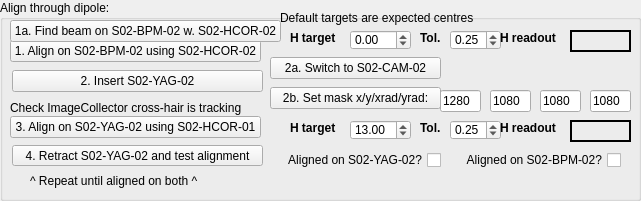
           <widget class="QGroupBox" name="groupBox_4">
            <property name="geometry">
             <rect>
              <x>10</x>
              <y>120</y>
              <width>641</width>
              <height>201</height>
             </rect>
            </property>
            <property name="font">
             <font>
              <weight>50</weight>
              <italic>false</italic>
              <bold>false</bold>
             </font>
            </property>
            <property name="title">
             <string>Align through dipole:</string>
            </property>
            <widget class="QPushButton" name="pushButton_Align_1">
             <property name="geometry">
              <rect>
               <x>10</x>
               <y>40</y>
               <width>251</width>
               <height>22</height>
              </rect>
             </property>
             <property name="text">
              <string>1. Align on S02-BPM-02 using S02-HCOR-02</string>
             </property>
             <property name="checked">
              <bool>false</bool>
             </property>
            </widget>
            <widget class="QPushButton" name="pushButton_Align_4">
             <property name="geometry">
              <rect>
               <x>12</x>
               <y>145</y>
               <width>251</width>
               <height>21</height>
              </rect>
             </property>
             <property name="text">
              <string>4. Retract S02-YAG-02 and test alignment</string>
             </property>
             <property name="checked">
              <bool>false</bool>
             </property>
            </widget>
            <widget class="QPushButton" name="pushButton_Align_2">
             <property name="geometry">
              <rect>
               <x>12</x>
               <y>70</y>
               <width>251</width>
               <height>22</height>
              </rect>
             </property>
             <property name="text">
              <string>2. Insert S02-YAG-02</string>
             </property>
             <property name="checked">
              <bool>false</bool>
             </property>
            </widget>
            <widget class="QLabel" name="label_4">
             <property name="geometry">
              <rect>
               <x>30</x>
               <y>173</y>
               <width>201</width>
               <height>16</height>
              </rect>
             </property>
             <property name="text">
              <string>^ Repeat until aligned on both ^</string>
             </property>
            </widget>
            <widget class="QPushButton" name="pushButton_Align_3">
             <property name="geometry">
              <rect>
               <x>10</x>
               <y>116</y>
               <width>251</width>
               <height>22</height>
              </rect>
             </property>
             <property name="text">
              <string>3. Align on S02-YAG-02 using S02-HCOR-01</string>
             </property>
             <property name="checked">
              <bool>false</bool>
             </property>
            </widget>
            <widget class="QPushButton" name="pushButton_Align_2_A">
             <property name="geometry">
              <rect>
               <x>270</x>
               <y>57</y>
               <width>171</width>
               <height>22</height>
              </rect>
             </property>
             <property name="sizePolicy">
              <sizepolicy hsizetype="Minimum" vsizetype="Fixed">
               <horstretch>0</horstretch>
               <verstretch>0</verstretch>
              </sizepolicy>
             </property>
             <property name="minimumSize">
              <size>
               <width>140</width>
               <height>0</height>
              </size>
             </property>
             <property name="maximumSize">
              <size>
               <width>371</width>
               <height>16777215</height>
              </size>
             </property>
             <property name="text">
              <string>2a. Switch to S02-CAM-02</string>
             </property>
             <property name="checked">
              <bool>false</bool>
             </property>
            </widget>
            <widget class="QPushButton" name="pushButton_Align_2_B">
             <property name="geometry">
              <rect>
               <x>270</x>
               <y>87</y>
               <width>171</width>
               <height>22</height>
              </rect>
             </property>
             <property name="sizePolicy">
              <sizepolicy hsizetype="Minimum" vsizetype="Fixed">
               <horstretch>0</horstretch>
               <verstretch>0</verstretch>
              </sizepolicy>
             </property>
             <property name="minimumSize">
              <size>
               <width>0</width>
               <height>0</height>
              </size>
             </property>
             <property name="maximumSize">
              <size>
               <width>371</width>
               <height>16777215</height>
              </size>
             </property>
             <property name="text">
              <string>2b. Set mask x/y/xrad/yrad:</string>
             </property>
             <property name="checked">
              <bool>false</bool>
             </property>
            </widget>
            <widget class="QDoubleSpinBox" name="doubleSpinBox_x_1">
             <property name="geometry">
              <rect>
               <x>350</x>
               <y>30</y>
               <width>61</width>
               <height>20</height>
              </rect>
             </property>
             <property name="minimum">
              <double>-100.000000000000000</double>
             </property>
             <property name="maximum">
              <double>100.000000000000000</double>
             </property>
             <property name="singleStep">
              <double>0.100000000000000</double>
             </property>
            </widget>
            <widget class="QLabel" name="label_12">
             <property name="geometry">
              <rect>
               <x>420</x>
               <y>30</y>
               <width>31</width>
               <height>16</height>
              </rect>
             </property>
             <property name="font">
              <font>
               <weight>75</weight>
               <bold>true</bold>
              </font>
             </property>
             <property name="text">
              <string>Tol.</string>
             </property>
            </widget>
            <widget class="QLabel" name="label_13">
             <property name="geometry">
              <rect>
               <x>290</x>
               <y>30</y>
               <width>61</width>
               <height>16</height>
              </rect>
             </property>
             <property name="font">
              <font>
               <weight>75</weight>
               <bold>true</bold>
              </font>
             </property>
             <property name="text">
              <string>H target</string>
             </property>
            </widget>
            <widget class="QDoubleSpinBox" name="doubleSpinBox_tol_1">
             <property name="geometry">
              <rect>
               <x>450</x>
               <y>30</y>
               <width>51</width>
               <height>20</height>
              </rect>
             </property>
             <property name="singleStep">
              <double>0.100000000000000</double>
             </property>
             <property name="value">
              <double>0.250000000000000</double>
             </property>
            </widget>
            <widget class="QDoubleSpinBox" name="doubleSpinBox_x_2">
             <property name="geometry">
              <rect>
               <x>350</x>
               <y>120</y>
               <width>61</width>
               <height>20</height>
              </rect>
             </property>
             <property name="minimum">
              <double>-100.000000000000000</double>
             </property>
             <property name="maximum">
              <double>100.000000000000000</double>
             </property>
             <property name="singleStep">
              <double>0.100000000000000</double>
             </property>
             <property name="value">
              <double>13.000000000000000</double>
             </property>
            </widget>
            <widget class="QLabel" name="label_14">
             <property name="geometry">
              <rect>
               <x>290</x>
               <y>120</y>
               <width>61</width>
               <height>16</height>
              </rect>
             </property>
             <property name="font">
              <font>
               <weight>75</weight>
               <bold>true</bold>
              </font>
             </property>
             <property name="text">
              <string>H target</string>
             </property>
            </widget>
            <widget class="QDoubleSpinBox" name="doubleSpinBox_tol_2">
             <property name="geometry">
              <rect>
               <x>450</x>
               <y>120</y>
               <width>51</width>
               <height>20</height>
              </rect>
             </property>
             <property name="singleStep">
              <double>0.100000000000000</double>
             </property>
             <property name="value">
              <double>0.250000000000000</double>
             </property>
            </widget>
            <widget class="QLabel" name="label_15">
             <property name="geometry">
              <rect>
               <x>420</x>
               <y>120</y>
               <width>31</width>
               <height>16</height>
              </rect>
             </property>
             <property name="font">
              <font>
               <weight>75</weight>
               <bold>true</bold>
              </font>
             </property>
             <property name="text">
              <string>Tol.</string>
             </property>
            </widget>
            <widget class="QLabel" name="label_16">
             <property name="geometry">
              <rect>
               <x>500</x>
               <y>30</y>
               <width>71</width>
               <height>16</height>
              </rect>
             </property>
             <property name="font">
              <font>
               <weight>75</weight>
               <bold>true</bold>
              </font>
             </property>
             <property name="text">
              <string>H readout</string>
             </property>
            </widget>
            <widget class="QLabel" name="label_H_1">
             <property name="geometry">
              <rect>
               <x>570</x>
               <y>30</y>
               <width>61</width>
               <height>22</height>
              </rect>
             </property>
             <property name="layoutDirection">
              <enum>Qt::LeftToRight</enum>
             </property>
             <property name="frameShape">
              <enum>QFrame::WinPanel</enum>
             </property>
             <property name="text">
              <string/>
             </property>
             <property name="alignment">
              <set>Qt::AlignLeading|Qt::AlignLeft|Qt::AlignVCenter</set>
             </property>
            </widget>
            <widget class="QLabel" name="label_H_2">
             <property name="geometry">
              <rect>
               <x>570</x>
               <y>120</y>
               <width>61</width>
               <height>22</height>
              </rect>
             </property>
             <property name="layoutDirection">
              <enum>Qt::LeftToRight</enum>
             </property>
             <property name="frameShape">
              <enum>QFrame::WinPanel</enum>
             </property>
             <property name="text">
              <string/>
             </property>
             <property name="alignment">
              <set>Qt::AlignLeading|Qt::AlignLeft|Qt::AlignVCenter</set>
             </property>
            </widget>
            <widget class="QLineEdit" name="lineEdit_maskX">
             <property name="geometry">
              <rect>
               <x>440</x>
               <y>90</y>
               <width>41</width>
               <height>22</height>
              </rect>
             </property>
             <property name="sizePolicy">
              <sizepolicy hsizetype="Preferred" vsizetype="Fixed">
               <horstretch>0</horstretch>
               <verstretch>0</verstretch>
              </sizepolicy>
             </property>
             <property name="text">
              <string>1280</string>
             </property>
            </widget>
            <widget class="QLineEdit" name="lineEdit_maskY">
             <property name="geometry">
              <rect>
               <x>490</x>
               <y>90</y>
               <width>41</width>
               <height>22</height>
              </rect>
             </property>
             <property name="sizePolicy">
              <sizepolicy hsizetype="Preferred" vsizetype="Fixed">
               <horstretch>0</horstretch>
               <verstretch>0</verstretch>
              </sizepolicy>
             </property>
             <property name="text">
              <string>1080</string>
             </property>
            </widget>
            <widget class="QLineEdit" name="lineEdit_maskXRad">
             <property name="geometry">
              <rect>
               <x>540</x>
               <y>90</y>
               <width>41</width>
               <height>22</height>
              </rect>
             </property>
             <property name="sizePolicy">
              <sizepolicy hsizetype="Preferred" vsizetype="Fixed">
               <horstretch>0</horstretch>
               <verstretch>0</verstretch>
              </sizepolicy>
             </property>
             <property name="text">
              <string>1080</string>
             </property>
            </widget>
            <widget class="QLineEdit" name="lineEdit_maskYRad">
             <property name="geometry">
              <rect>
               <x>590</x>
               <y>90</y>
               <width>41</width>
               <height>22</height>
              </rect>
             </property>
             <property name="sizePolicy">
              <sizepolicy hsizetype="Preferred" vsizetype="Fixed">
               <horstretch>0</horstretch>
               <verstretch>0</verstretch>
              </sizepolicy>
             </property>
             <property name="text">
              <string>1080</string>
             </property>
            </widget>
            <widget class="QLabel" name="label_17">
             <property name="geometry">
              <rect>
               <x>500</x>
               <y>120</y>
               <width>71</width>
               <height>16</height>
              </rect>
             </property>
             <property name="font">
              <font>
               <weight>75</weight>
               <bold>true</bold>
              </font>
             </property>
             <property name="text">
              <string>H readout</string>
             </property>
            </widget>
            <widget class="QLabel" name="label_5">
             <property name="geometry">
              <rect>
               <x>280</x>
               <y>10</y>
               <width>231</width>
               <height>16</height>
              </rect>
             </property>
             <property name="text">
              <string>Default targets are expected centres</string>
             </property>
            </widget>
            <widget class="QLabel" name="label_24">
             <property name="geometry">
              <rect>
               <x>10</x>
               <y>100</y>
               <width>261</width>
               <height>16</height>
              </rect>
             </property>
             <property name="text">
              <string>Check ImageCollector cross-hair is tracking</string>
             </property>
            </widget>
            <widget class="QCheckBox" name="checkBox">
             <property name="geometry">
              <rect>
               <x>270</x>
               <y>150</y>
               <width>171</width>
               <height>20</height>
              </rect>
             </property>
             <property name="layoutDirection">
              <enum>Qt::RightToLeft</enum>
             </property>
             <property name="text">
              <string>Aligned on S02-YAG-02?</string>
             </property>
            </widget>
            <widget class="QCheckBox" name="checkBox_2">
             <property name="geometry">
              <rect>
               <x>450</x>
               <y>150</y>
               <width>171</width>
               <height>20</height>
              </rect>
             </property>
             <property name="layoutDirection">
              <enum>Qt::RightToLeft</enum>
             </property>
             <property name="text">
              <string>Aligned on S02-BPM-02?</string>
             </property>
            </widget>
            <widget class="QPushButton" name="pushButton_Align_1a">
             <property name="geometry">
              <rect>
               <x>10</x>
               <y>20</y>
               <width>271</width>
               <height>22</height>
              </rect>
             </property>
             <property name="text">
              <string>1a. Find beam on S02-BPM-02 w. S02-HCOR-02</string>
             </property>
             <property name="checked">
              <bool>false</bool>
             </property>
            </widget>
           </widget>
